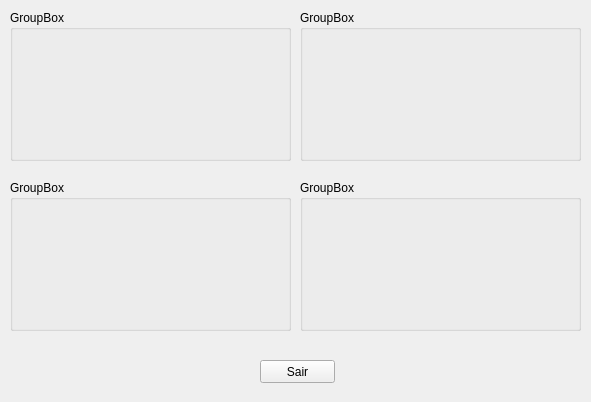
<?xml version="1.0" encoding="UTF-8"?>
<ui version="4.0">
 <class>MenuPrincipal</class>
 <widget class="QWidget" name="MenuPrincipal">
  <property name="geometry">
   <rect>
    <x>0</x>
    <y>0</y>
    <width>591</width>
    <height>402</height>
   </rect>
  </property>
  <property name="windowTitle">
   <string>Form</string>
  </property>
  <widget class="QGroupBox" name="groupBox">
   <property name="geometry">
    <rect>
     <x>10</x>
     <y>10</y>
     <width>281</width>
     <height>151</height>
    </rect>
   </property>
   <property name="title">
    <string>GroupBox</string>
   </property>
  </widget>
  <widget class="QGroupBox" name="groupBox_2">
   <property name="geometry">
    <rect>
     <x>300</x>
     <y>10</y>
     <width>281</width>
     <height>151</height>
    </rect>
   </property>
   <property name="title">
    <string>GroupBox</string>
   </property>
  </widget>
  <widget class="QGroupBox" name="groupBox_3">
   <property name="geometry">
    <rect>
     <x>10</x>
     <y>180</y>
     <width>281</width>
     <height>151</height>
    </rect>
   </property>
   <property name="title">
    <string>GroupBox</string>
   </property>
  </widget>
  <widget class="QGroupBox" name="groupBox_4">
   <property name="geometry">
    <rect>
     <x>300</x>
     <y>180</y>
     <width>281</width>
     <height>151</height>
    </rect>
   </property>
   <property name="title">
    <string>GroupBox</string>
   </property>
  </widget>
  <widget class="QPushButton" name="pushButton">
   <property name="geometry">
    <rect>
     <x>260</x>
     <y>360</y>
     <width>75</width>
     <height>23</height>
    </rect>
   </property>
   <property name="text">
    <string>Sair</string>
   </property>
  </widget>
 </widget>
 <resources/>
 <connections>
  <connection>
   <sender>pushButton</sender>
   <signal>clicked()</signal>
   <receiver>MenuPrincipal</receiver>
   <slot>close()</slot>
   <hints>
    <hint type="sourcelabel">
     <x>298</x>
     <y>372</y>
    </hint>
    <hint type="destinationlabel">
     <x>375</x>
     <y>358</y>
    </hint>
   </hints>
  </connection>
 </connections>
</ui>
